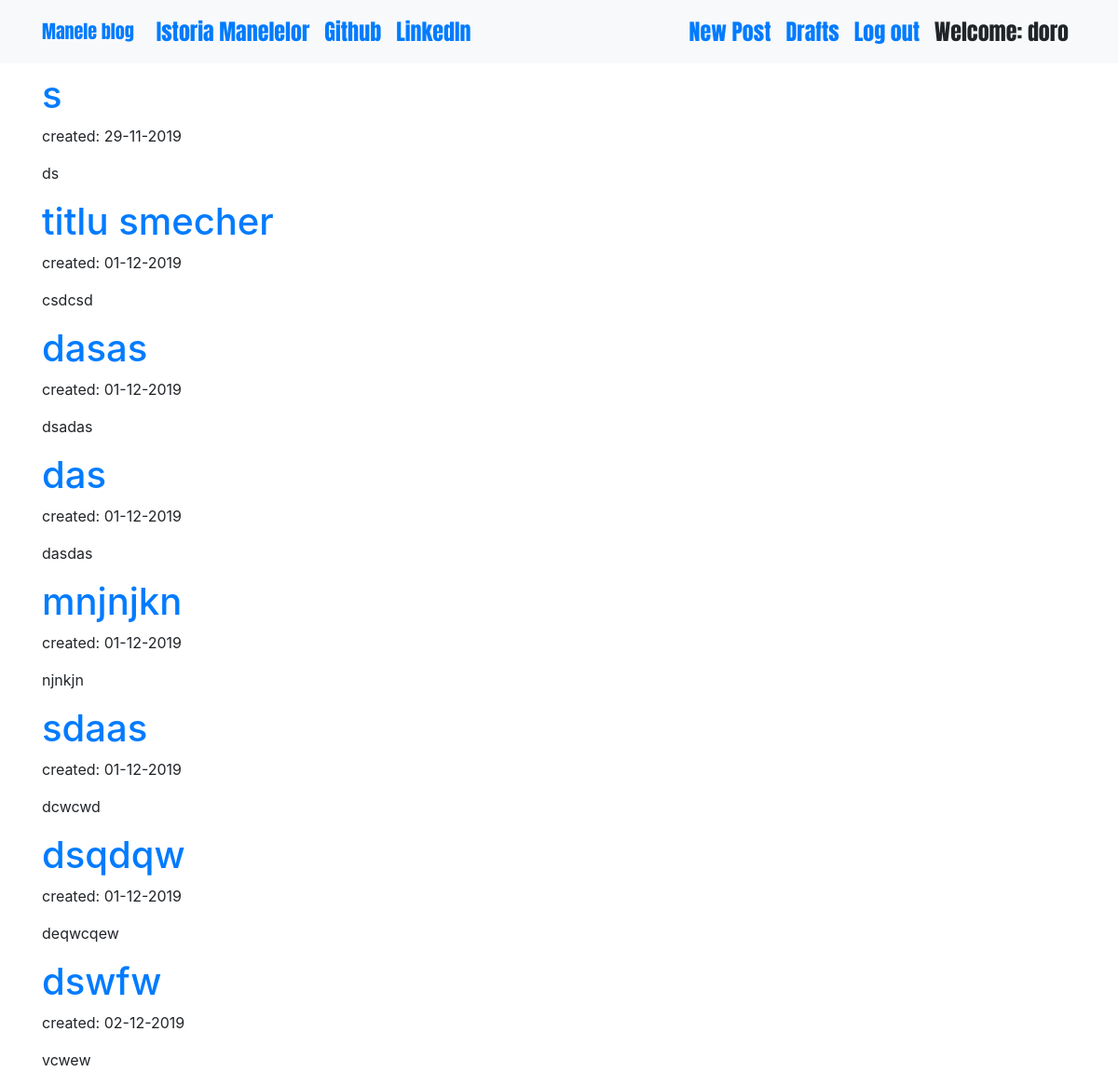
The page /drafts/ (signed in) on the database as committed earlier.
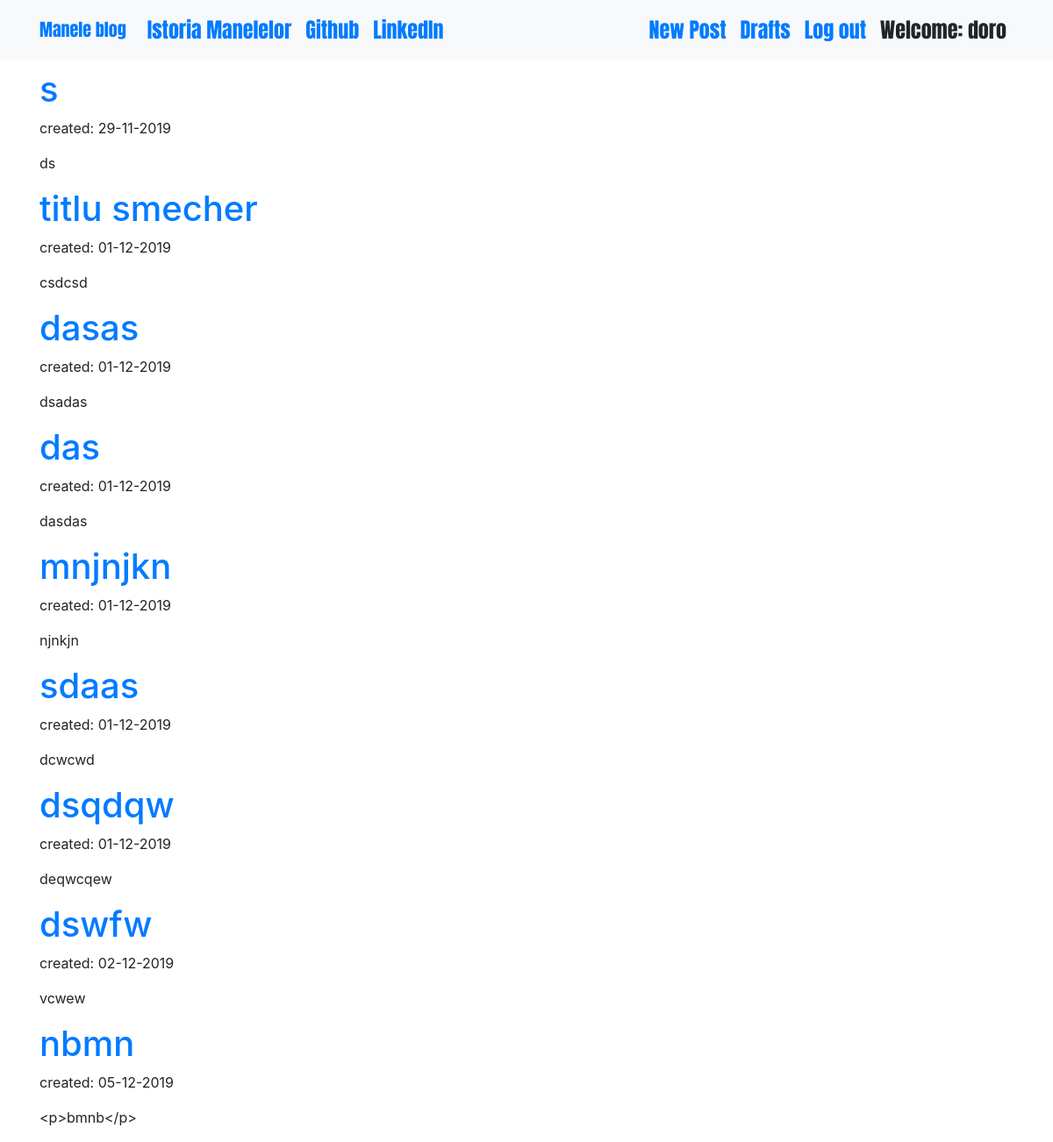
The same page on the database as committed later.
### blog/models.py (models this page shows, shortened)
class Post(models.Model):
    author = models.ForeignKey('auth.User',on_delete=models.CASCADE)  # FK spre modelul auth.User (autentificarea userilor in admin) # FK-ul este cel ce  umple capul Authod cu valori selectabile
    title = models.CharField(max_length=200)
    text = models.TextField()
    created_date = models.DateTimeField(default=timezone.now)
    published_date = models.DateTimeField(blank=True, null=True)

### blog/views.py (the view)
# urls.py: path('drafts/', views.DraftListView.as_view(), name='post_draft_list'),
class DraftListView(LoginRequiredMixin,ListView):      # Default suffix is _list.
    template_name='blog/post_draft_list.html'
    login_url = '/login/'
    redirect_field_name = 'blog/post_draft_list.html'
    model = Post
    def get_queryset(self):
        return Post.objects.filter(published_date__isnull=True).order_by('created_date')

### blog/templates/blog/post_draft_list.html
{% extends 'blog/base.html' %}
{% block content %}
    {% for post in post_list %}
        <div class="post">
            <h1><a href="{% url 'post_detail' pk=post.pk %}">{{ post.title }}</a></h1>
            <p class="date">created: {{ post.created_date|date:'d-m-Y' }}</p>
            <p>{{ post.text|truncatechars:200 }}</p>
        </div>
    {% endfor %}
{% endblock %}

Rows that differ between the two databases and show on the page:
added Post: title "nbmn", created_date "05-12-2019", text "<p>bmnb</p>"
